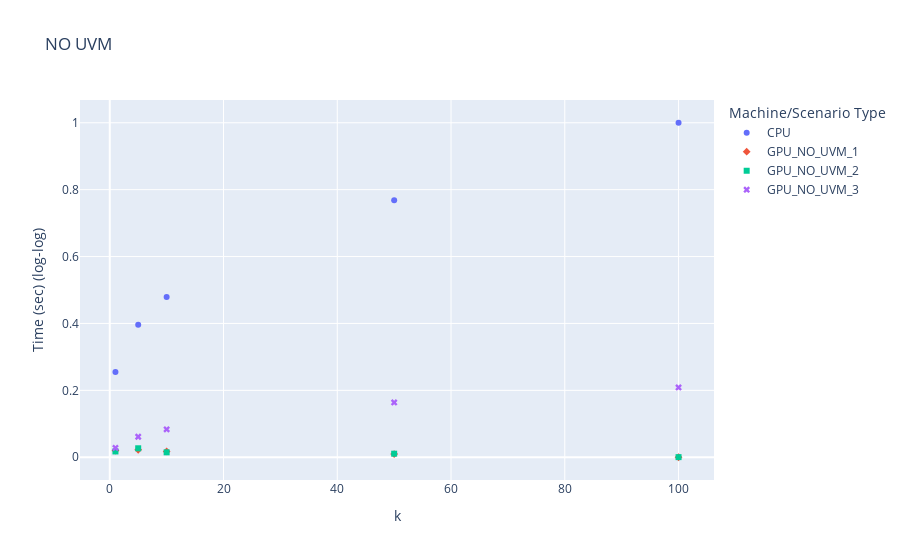

Source (notebook cell):
### Code cell
no_uvm_fig

### Figure 1 — Plotly figure (JSON) as saved in the notebook; plotly's stock layout.template omitted (floating-point values rounded to 4 significant figures)
{"data": [{"hovertemplate": "Machine/Scenario Type=CPU<br>k=%{x}<br>Time (sec)=%{y}<extra></extra>", "legendgroup": "CPU", "marker": {"color": "#636efa", "symbol": "circle"}, "mode": "markers", "name": "CPU", "orientation": "v", "showlegend": true, "type": "scatter", "x": [1, 5, 10, 50, 100], "xaxis": "x", "y": [0.2548, 0.396, 0.4792, 0.7683, 1], "yaxis": "y"}, {"hovertemplate": "Machine/Scenario Type=GPU_NO_UVM_1<br>k=%{x}<br>Time (sec)=%{y}<extra></extra>", "legendgroup": "GPU_NO_UVM_1", "marker": {"color": "#EF553B", "symbol": "diamond"}, "mode": "markers", "name": "GPU_NO_UVM_1", "orientation": "v", "showlegend": true, "type": "scatter", "x": [1, 5, 10, 50, 100], "xaxis": "x", "y": [0.02006, 0.0223, 0.01733, 0.009347, 0], "yaxis": "y"}, {"hovertemplate": "Machine/Scenario Type=GPU_NO_UVM_2<br>k=%{x}<br>Time (sec)=%{y}<extra></extra>", "legendgroup": "GPU_NO_UVM_2", "marker": {"color": "#00cc96", "symbol": "square"}, "mode": "markers", "name": "GPU_NO_UVM_2", "orientation": "v", "showlegend": true, "type": "scatter", "x": [1, 5, 10, 50, 100], "xaxis": "x", "y": [0.01734, 0.02681, 0.0147, 0.01063, 0.0003567], "yaxis": "y"}, {"hovertemplate": "Machine/Scenario Type=GPU_NO_UVM_3<br>k=%{x}<br>Time (sec)=%{y}<extra></extra>", "legendgroup": "GPU_NO_UVM_3", "marker": {"color": "#ab63fa", "symbol": "x"}, "mode": "markers", "name": "GPU_NO_UVM_3", "orientation": "v", "showlegend": true, "type": "scatter", "x": [1, 5, 10, 50, 100], "xaxis": "x", "y": [0.02806, 0.06134, 0.08335, 0.1638, 0.2087], "yaxis": "y"}], "layout": {"legend": {"title": {"text": "Machine/Scenario Type"}, "tracegroupgap": 0}, "title": {"text": "NO UVM"}, "xaxis": {"anchor": "y", "domain": [0, 1], "title": {"text": "k"}}, "yaxis": {"anchor": "x", "domain": [0, 1], "title": {"text": "Time (sec) (log-log)"}}}}
